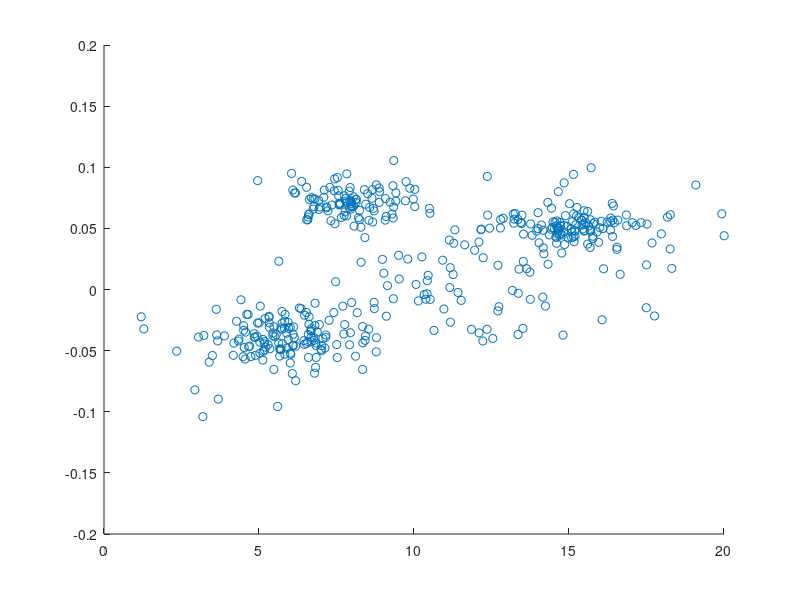

Reproduce this figure in MATLAB. (Note: this script raises an error after producing the figure.)
addpath('./tools');

%%
aa = mvnrnd([10 10],[1 1],100);
bb = mvnrnd([1 1],[1 1],100); 
cc = mvnrnd([1 1],[5 5],50);
dd = mvnrnd([10 10],[10 10],50);
ee = mvnrnd([6 5],[5 5],50);
ff = mvnrnd([3 12],[1 1],100);
sample = [aa; bb; cc; dd; ee; ff];
sample(:,1) = sample(:,1)+5;
sample(:,2) = (sample(:,2)-5)/100;
scatter(sample(:,1),sample(:,2));
xlim([0 20]);

%%

%clear
%load faith
%y = faith;
y = sample;
%all_betas = [1 5 10 15];
all_betas = [0.0001 0.5 1 100];
figure(110)
clf;
hold on;
clf;
win_mix = {};
for b = 1:4
    BE = all_betas(b);
    all_mix = {};
    for n = 1:15
        all_mix{n} = gmm_beta(y,n,0,BE);
        all_f(n) = all_mix{n}.fm;
    end
    
    idx = find(all_f==max(all_f));
    all_idx(b) = idx;
    mix = all_mix{idx};
    
    for i=1:idx
        plot(mix.state(i).m(1),mix.state(i).m(2),'rx');
    end
    hold on
    subplot(2,2,b);
    hold on;
    plot_mix(mix,[0 1000 0 1000],1,'r');
    plot(y(:,1),y(:,2),'.','MarkerSize',15);
    win_mix{b} = mix;
end
all_idx

%% Plot
%load workspace2_june6
figure(111);
hold on;

for j = 1:4
    mix = win_mix{j};
    idx = all_idx(j);
    
    subplot(2,2,j);
     for i=1:idx
        plot(mix.state(i).m(1),mix.state(i).m(2),'rx');
     end
     
    hold on;
    plot(y(:,1),y(:,2),'.','MarkerSize',15);
     
    hold on;
    plot_mix(mix,[0 25 -0.5 0.2],1,'r',0.4,0.5);
    ylim([-0.1 0.15]);

end
purty_plot(111,'BIpaper_Figure3','pdf')

    
    